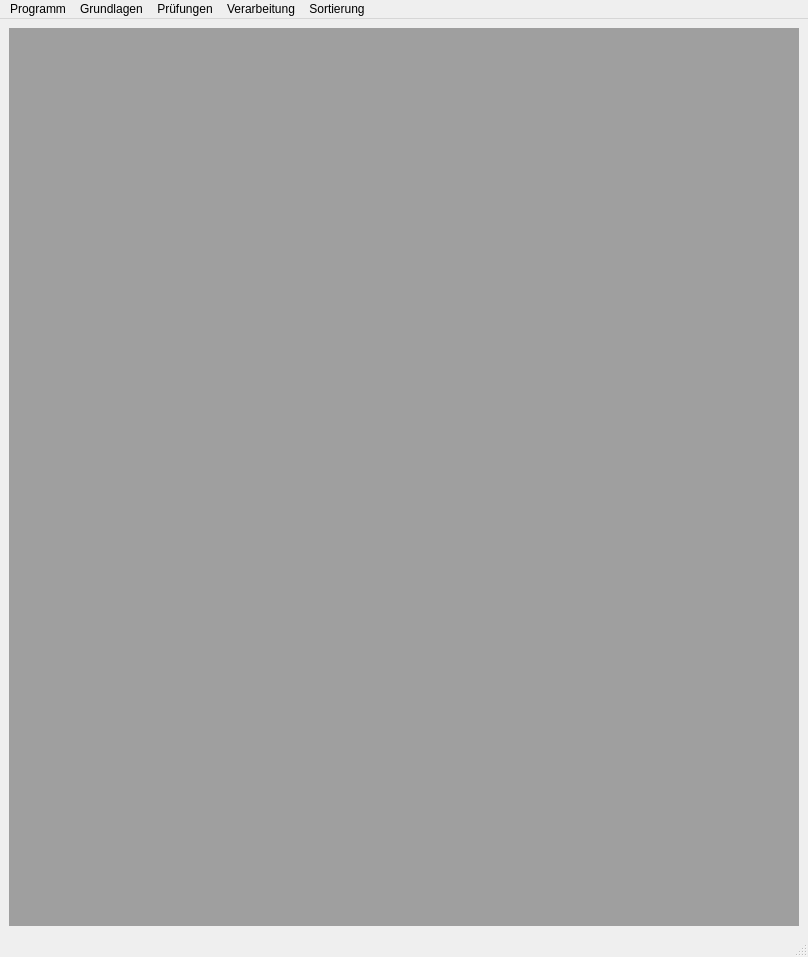
<?xml version="1.0" encoding="UTF-8"?>
<ui version="4.0">
 <class>wlh_main_window</class>
 <widget class="QMainWindow" name="wlh_main_window">
  <property name="geometry">
   <rect>
    <x>0</x>
    <y>0</y>
    <width>808</width>
    <height>957</height>
   </rect>
  </property>
  <property name="windowTitle">
   <string>MainWindow</string>
  </property>
  <widget class="QWidget" name="im_central_widget">
   <layout class="QVBoxLayout" name="verticalLayout">
    <item>
     <widget class="QMdiArea" name="mdi_area"/>
    </item>
   </layout>
  </widget>
  <widget class="QMenuBar" name="im_menubar">
   <property name="geometry">
    <rect>
     <x>0</x>
     <y>0</y>
     <width>808</width>
     <height>22</height>
    </rect>
   </property>
   <widget class="QMenu" name="mn_checks_2">
    <property name="title">
     <string>Programm</string>
    </property>
    <widget class="QMenu" name="submn_app_projects">
     <property name="title">
      <string>Projekte</string>
     </property>
    </widget>
    <addaction name="act_mn_app_projectmanager"/>
    <addaction name="separator"/>
    <addaction name="submn_app_projects"/>
    <addaction name="separator"/>
    <addaction name="act_mn_project_app_settings"/>
    <addaction name="separator"/>
    <addaction name="act_mn_project_quit"/>
   </widget>
   <widget class="QMenu" name="mn_basics">
    <property name="title">
     <string>Grundlagen</string>
    </property>
    <addaction name="act_mn_tb_ReadImages_di"/>
   </widget>
   <widget class="QMenu" name="mn_checks">
    <property name="title">
     <string>Prüfungen</string>
    </property>
    <addaction name="act_mn_checks_clean_up_di"/>
    <addaction name="act_mn_checks_hashes_di"/>
    <addaction name="act_mn_checks_doublets_di"/>
   </widget>
   <widget class="QMenu" name="menuVerarbeitung">
    <property name="title">
     <string>Verarbeitung</string>
    </property>
    <addaction name="act_mn_processing_doublets"/>
   </widget>
   <widget class="QMenu" name="menuSortierung">
    <property name="title">
     <string>Sortierung</string>
    </property>
   </widget>
   <addaction name="mn_checks_2"/>
   <addaction name="mn_basics"/>
   <addaction name="mn_checks"/>
   <addaction name="menuVerarbeitung"/>
   <addaction name="menuSortierung"/>
  </widget>
  <widget class="QStatusBar" name="sb_statusbar"/>
  <action name="act_mn_project_app_settings">
   <property name="text">
    <string>Programmeinstellungen</string>
   </property>
  </action>
  <action name="act_mn_project_quit">
   <property name="text">
    <string>Ende</string>
   </property>
  </action>
  <action name="act_mn_tb_ReadImages_di">
   <property name="text">
    <string>Bilder einlesen</string>
   </property>
  </action>
  <action name="act_mn_app_projectmanager">
   <property name="text">
    <string>Projektverwaltung</string>
   </property>
  </action>
  <action name="act_mn_checks_clean_up_di">
   <property name="text">
    <string>Aufräumen</string>
   </property>
  </action>
  <action name="act_mn_checks_doublets_di">
   <property name="text">
    <string>Auf Dubletten prüfen</string>
   </property>
  </action>
  <action name="act_mn_checks_hashes_di">
   <property name="text">
    <string>Hashwerte prüfen</string>
   </property>
  </action>
  <action name="act_mn_processing_doublets">
   <property name="text">
    <string>Dubletten</string>
   </property>
  </action>
 </widget>
 <resources/>
 <connections/>
</ui>
